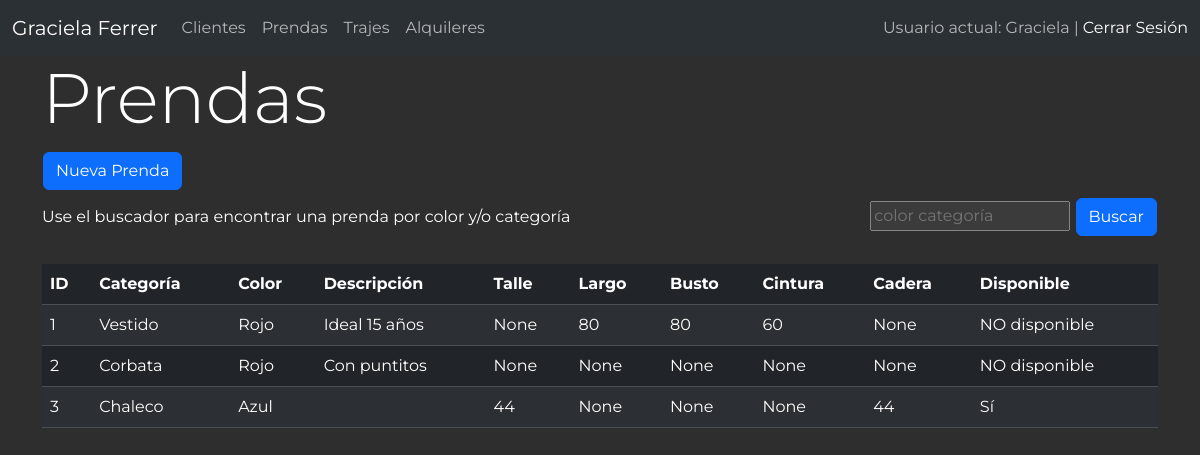
Before: /prendas/ (signed in) with the older database file.
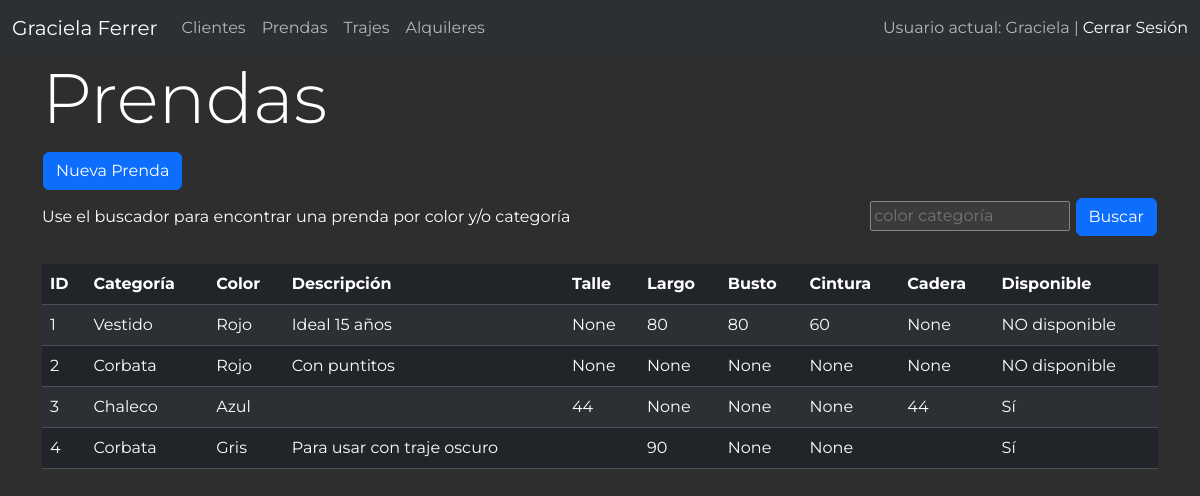
After: the same page with the newer database file.
### alquiler/models.py (models this page shows, shortened)
class Prenda(models.Model):
    categoria = models.ForeignKey('Categoria', on_delete=models.CASCADE)
    color = models.ForeignKey('Color', on_delete=models.CASCADE, default=1)
    descripcion = models.TextField(max_length=60, null=True, blank=True)
    busto = models.IntegerField(null=True, blank=True)
    cintura = models.IntegerField(null=True, blank=True)
    cadera = models.IntegerField(null=True, blank=True)
    largo = models.IntegerField(null=True, blank=True, verbose_name='Largo(cm)',)
    talle = models.CharField(max_length=20, null=True, blank=True)
    relacionadas = models.ManyToManyField('self', blank=True, verbose_name='Relacionadas',)
    disponible = models.BooleanField(default=True)
    tintoreria = models.BooleanField(default=False)
    reparacion = models.BooleanField(default=False)
    def nro_articulo(self):
        return self.id
    nro_articulo.short_description = 'Número de Artículo'
    class Meta:
        db_table = 'prenda'
        verbose_name = 'prenda'
        verbose_name_plural = 'prendas'

class Categoria(models.Model):
    nombre = models.CharField(max_length=100)
    descripcion = models.TextField(blank=True)
    def __str__(self):
        return self.nombre
    class Meta:
        db_table = 'categoria'
        verbose_name = 'categiria'
        verbose_name_plural = 'categorias'

class Color(models.Model):
    nombre = models.CharField(max_length=100)
    def __str__(self):
        return self.nombre
    class Meta:
        db_table = 'color'
        verbose_name = 'color'
        verbose_name_plural = 'colores'

### alquiler/views.py (the view)
# urls.py: path('prendas/', views.prendas, name='prendas'),
@login_required
def prendas(request):
    query = request.GET.get('q', '')
    if query:
        terms = query.split()
        filters = Q()
        for term in terms:
            filters |= Q(categoria__nombre__icontains=term) | Q(color__nombre__icontains=term)
        prendas = Prenda.objects.filter(filters)
    else:
        prendas = Prenda.objects.all()
    return render(request, 'prendas.html', {'prendas': prendas, 'query': query})

### alquiler/templatetags/custom_filters.py (called while the page is built)
@register.filter(name='boolean_to_text')
def boolean_to_text(value):
    return "Sí" if value else "NO disponible"

### alquiler/templates/prendas.html (shortened to what this page needs)
{% extends 'layout.html' %}
{% load custom_filters %}
{% block content %}
<main class="container">
    <div class="extremos">
        <h1>Prendas</h1>
    </div>
    <a href="{% url 'nueva_prenda' %}"><button class="btn btn-primary" type="submit">Nueva Prenda</button></a>
    <div class="extremos">
        <span>Use el buscador para encontrar una prenda por color y/o categoría</span>
        <form action="{% url 'prendas' %}" method="get">
            <input type="search" name="q" value="{{ query }}" placeholder="color categoría">
            <button class="btn btn-primary" type="submit">Buscar</button>
        </form>
    </div>
    <br>
    <table class="table table-striped">
        <thead>
            <tr>
                <th scope="col">ID</th>
                <th scope="col">Categoría</th>
                <th scope="col">Color</th>
                <th scope="col">Descripción</th>
                <th scope="col">Talle</th>
                <th scope="col">Largo</th>
                <th scope="col">Busto</th>
                <th scope="col">Cintura</th>
                <th scope="col">Cadera</th>
                <th scope="col">Disponible</th>
            </tr>
        </thead>
        <tbody>
          {% for prenda in prendas %}
          <tr>
              <td>{{ prenda.id }}</td>
              <td>{{ prenda.categoria }}</td>
              <td>{{ prenda.color }}</td>
              <td>{{ prenda.descripcion }}</td>
              <td>{{ prenda.talle }}</td>
              <td>{{ prenda.largo }}</td>
              <td>{{ prenda.busto }}</td>
              <td>{{ prenda.cintura }}</td>
              <td>{{ prenda.talle }}</td>
              <td>{{ prenda.disponible|boolean_to_text }}</td>
          </tr>
          {% endfor %}
        </tbody>
      </table>
</main>
{% endblock %}

### alquiler/templates/layout.html (shortened to what this page needs)
{% load static %}
<!DOCTYPE html>
<html lang="es" data-bs-theme="dark">
<head>
    <link rel="stylesheet" href="https://cdnjs.cloudflare.com/ajax/libs/font-awesome/5.15.3/css/all.min.css">
    <link rel="stylesheet" href="{% static 'css/bootstrap.min.css'%}">
    <link rel="stylesheet" href="{% static 'css/estilo.css' %}">
</head>
<nav class="navbar navbar-expand-lg bg-body-tertiary">
  <div class="container-fluid">
    <a class="navbar-brand" href="{% url 'index' %}">Graciela Ferrer</a>
    <div class="collapse navbar-collapse" id="navbarText">
      {% if request.user.is_authenticated %}
      <ul class="navbar-nav me-auto mb-2 mb-lg-0">
        <li class="nav-item">
          <a class="nav-link" href="{% url 'clientes' %}">Clientes</a>
        </li>
        <li class="nav-item">
          <a class="nav-link" href="{% url 'prendas' %}">Prendas</a>
        </li>
        <li class="nav-item">
          <a class="nav-link" href="{% url 'trajes' %}">Trajes</a>
        </li>
        <li class="nav-item">
          <a class="nav-link" href="{% url 'lista_alquileres' %}">Alquileres</a>
        </li>
      </ul>
      <span class="navbar-text">
        Usuario actual: {{ user.username }} |
        <a href="{% url 'salir' %}">Cerrar Sesión</a>
      </span>
      {% endif %}
    </div>
  </div>
</nav>
<body>
    {% block content %}
    {% endblock %}
</body>
</html>

### alquiler/static/css/estilo.css (style rules this page uses)
body { margin: 0; font-family: 'Montserrat', sans-serif; background-color: #2e2e2e; color: #FFF; background-repeat: no-repeat; background-size: cover; background-attachment: fixed; }
h1 { font-size: 70px; font-weight: 350; }
a { text-decoration: none; }
button { margin: 4px 1px; }
.extremos { display: flex; justify-content: space-between; align-items: center; }

Changed rows visible on the page:
added Prenda: id "4", categoria "Corbata", color "Gris", descripcion "Para usar con traje oscuro", largo "90", busto "None", cintura "None", disponible|boolean_to_text "Sí"
